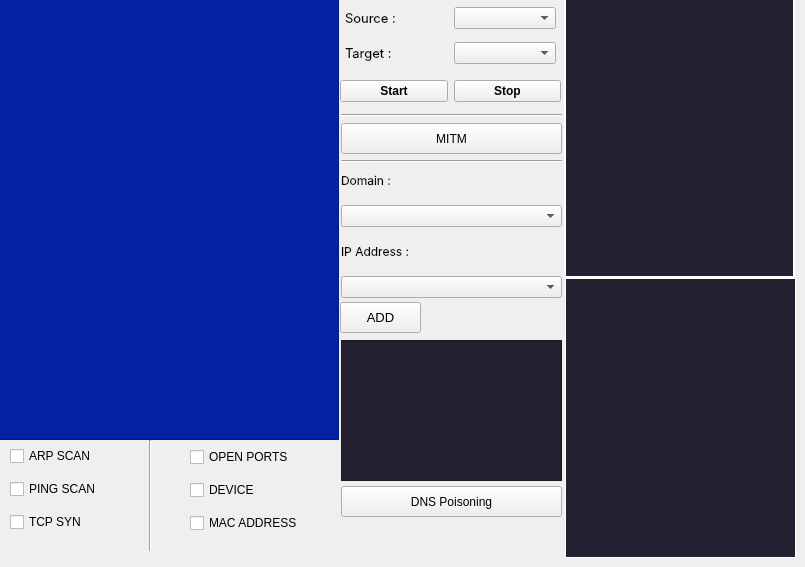
    <widget class="QWidget" name="Lowkey_tab">
     <attribute name="title">
      <string>Lowkey</string>
     </attribute>
     <widget class="QTextEdit" name="Lowkey_mainMonitor_button">
      <property name="geometry">
       <rect>
        <x>-2</x>
        <y>-1</y>
        <width>341</width>
        <height>441</height>
       </rect>
      </property>
      <property name="styleSheet">
       <string notr="true">background-color: #0323a3;</string>
      </property>
      <property name="html">
       <string>&lt;!DOCTYPE HTML PUBLIC &quot;-//W3C//DTD HTML 4.0//EN&quot; &quot;http://www.w3.org/TR/REC-html40/strict.dtd&quot;&gt;
&lt;html&gt;&lt;head&gt;&lt;meta name=&quot;qrichtext&quot; content=&quot;1&quot; /&gt;&lt;style type=&quot;text/css&quot;&gt;
p, li { white-space: pre-wrap; }
&lt;/style&gt;&lt;/head&gt;&lt;body style=&quot; font-family:'DejaVu Sans Mono'; font-size:8pt; font-weight:400; font-style:normal;&quot;&gt;
&lt;p style=&quot; margin-top:0px; margin-bottom:0px; margin-left:0px; margin-right:0px; -qt-block-indent:0; text-indent:0px;&quot;&gt;&lt;span style=&quot; font-size:6pt;&quot;&gt;&lt;br /&gt;&lt;/span&gt;&lt;/p&gt;&lt;/body&gt;&lt;/html&gt;</string>
      </property>
     </widget>
     <widget class="Line" name="line">
      <property name="geometry">
       <rect>
        <x>140</x>
        <y>440</y>
        <width>20</width>
        <height>111</height>
       </rect>
      </property>
      <property name="orientation">
       <enum>Qt::Vertical</enum>
      </property>
     </widget>
     <widget class="QTextEdit" name="Lowkey_MITM_screen_textedit">
      <property name="geometry">
       <rect>
        <x>564</x>
        <y>-2</y>
        <width>231</width>
        <height>280</height>
       </rect>
      </property>
      <property name="font">
       <font>
        <family>Inter</family>
        <pointsize>8</pointsize>
        <weight>50</weight>
        <bold>false</bold>
        <kerning>true</kerning>
       </font>
      </property>
      <property name="styleSheet">
       <string notr="true">background-color: rgb(36, 31, 49);
color: rgb(255, 255, 255);</string>
      </property>
      <property name="frameShape">
       <enum>QFrame::Box</enum>
      </property>
      <property name="frameShadow">
       <enum>QFrame::Plain</enum>
      </property>
      <property name="lineWidth">
       <number>2</number>
      </property>
      <property name="html">
       <string>&lt;!DOCTYPE HTML PUBLIC &quot;-//W3C//DTD HTML 4.0//EN&quot; &quot;http://www.w3.org/TR/REC-html40/strict.dtd&quot;&gt;
&lt;html&gt;&lt;head&gt;&lt;meta name=&quot;qrichtext&quot; content=&quot;1&quot; /&gt;&lt;style type=&quot;text/css&quot;&gt;
p, li { white-space: pre-wrap; }
&lt;/style&gt;&lt;/head&gt;&lt;body style=&quot; font-family:'Inter','DejaVu Sans Mono'; font-size:8pt; font-weight:400; font-style:normal;&quot;&gt;
&lt;p style=&quot;-qt-paragraph-type:empty; margin-top:0px; margin-bottom:0px; margin-left:0px; margin-right:0px; -qt-block-indent:0; text-indent:0px; font-family:'Inter';&quot;&gt;&lt;br /&gt;&lt;/p&gt;&lt;/body&gt;&lt;/html&gt;</string>
      </property>
     </widget>
     <widget class="Line" name="line_2">
      <property name="geometry">
       <rect>
        <x>341</x>
        <y>105</y>
        <width>221</width>
        <height>20</height>
       </rect>
      </property>
      <property name="orientation">
       <enum>Qt::Horizontal</enum>
      </property>
     </widget>
     <widget class="QPushButton" name="Lowkety_MITM_Button">
      <property name="geometry">
       <rect>
        <x>341</x>
        <y>123</y>
        <width>221</width>
        <height>31</height>
       </rect>
      </property>
      <property name="font">
       <font>
        <family>Arimo</family>
        <pointsize>9</pointsize>
        <weight>50</weight>
        <bold>false</bold>
        <kerning>true</kerning>
       </font>
      </property>
      <property name="text">
       <string>MITM</string>
      </property>
     </widget>
     <widget class="Line" name="line_3">
      <property name="geometry">
       <rect>
        <x>341</x>
        <y>151</y>
        <width>221</width>
        <height>20</height>
       </rect>
      </property>
      <property name="orientation">
       <enum>Qt::Horizontal</enum>
      </property>
     </widget>
     <widget class="QPushButton" name="Lowkey_Add_button">
      <property name="geometry">
       <rect>
        <x>340</x>
        <y>302</y>
        <width>81</width>
        <height>31</height>
       </rect>
      </property>
      <property name="font">
       <font>
        <family>Arimo</family>
        <pointsize>10</pointsize>
        <weight>50</weight>
        <bold>false</bold>
        <kerning>true</kerning>
       </font>
      </property>
      <property name="text">
       <string>ADD</string>
      </property>
     </widget>
     <widget class="QPushButton" name="Lowkey_DnsSpoofing_button">
      <property name="geometry">
       <rect>
        <x>341</x>
        <y>486</y>
        <width>221</width>
        <height>31</height>
       </rect>
      </property>
      <property name="font">
       <font>
        <family>Arimo</family>
        <pointsize>9</pointsize>
        <weight>50</weight>
        <bold>false</bold>
        <kerning>true</kerning>
       </font>
      </property>
      <property name="text">
       <string>DNS Poisoning</string>
      </property>
     </widget>
     <widget class="QWidget" name="layoutWidget">
      <property name="geometry">
       <rect>
        <x>190</x>
        <y>440</y>
        <width>111</width>
        <height>101</height>
       </rect>
      </property>
      <layout class="QVBoxLayout" name="verticalLayout">
       <item>
        <widget class="QCheckBox" name="Lowkey_openports_checkbox">
         <property name="styleSheet">
          <string notr="true">font: 300 8pt &quot;Inter&quot;;</string>
         </property>
         <property name="text">
          <string>OPEN PORTS</string>
         </property>
        </widget>
       </item>
       <item>
        <widget class="QCheckBox" name="checkBox_5">
         <property name="styleSheet">
          <string notr="true">font: 300 8pt &quot;Inter&quot;;</string>
         </property>
         <property name="text">
          <string>DEVICE</string>
         </property>
        </widget>
       </item>
       <item>
        <widget class="QCheckBox" name="Lowkey_Mac_Address_Checkbox">
         <property name="styleSheet">
          <string notr="true">font: 300 8pt &quot;Inter&quot;;</string>
         </property>
         <property name="text">
          <string>MAC ADDRESS</string>
         </property>
        </widget>
       </item>
      </layout>
     </widget>
     <widget class="QWidget" name="layoutWidget">
      <property name="geometry">
       <rect>
        <x>10</x>
        <y>439</y>
        <width>93</width>
        <height>101</height>
       </rect>
      </property>
      <layout class="QVBoxLayout" name="verticalLayout_2">
       <item>
        <widget class="QCheckBox" name="Lowkey_ARP_Checkbox">
         <property name="styleSheet">
          <string notr="true">font: 300 8pt &quot;Inter&quot;;</string>
         </property>
         <property name="text">
          <string>ARP SCAN</string>
         </property>
        </widget>
       </item>
       <item>
        <widget class="QCheckBox" name="Lowkey_PingScan_Chackbox">
         <property name="styleSheet">
          <string notr="true">font: 300 8pt &quot;Inter&quot;;</string>
         </property>
         <property name="text">
          <string>PING SCAN</string>
         </property>
        </widget>
       </item>
       <item>
        <widget class="QCheckBox" name="Lowkey_TCP_Chackbox">
         <property name="styleSheet">
          <string notr="true">font: 300 8pt &quot;Inter&quot;;</string>
         </property>
         <property name="text">
          <string>TCP SYN</string>
         </property>
        </widget>
       </item>
      </layout>
     </widget>
     <widget class="QWidget" name="layoutWidget">
      <property name="geometry">
       <rect>
        <x>340</x>
        <y>72</y>
        <width>221</width>
        <height>38</height>
       </rect>
      </property>
      <layout class="QHBoxLayout" name="horizontalLayout_2">
       <item>
        <widget class="QPushButton" name="Lowkey_Stopbutton">
         <property name="font">
          <font>
           <family>Arimo</family>
           <pointsize>9</pointsize>
           <weight>75</weight>
           <bold>true</bold>
           <kerning>true</kerning>
          </font>
         </property>
         <property name="text">
          <string>Start</string>
         </property>
        </widget>
       </item>
       <item>
        <widget class="QPushButton" name="Lowkey_Start_button">
         <property name="font">
          <font>
           <family>Arimo</family>
           <pointsize>9</pointsize>
           <weight>75</weight>
           <bold>true</bold>
           <kerning>true</kerning>
          </font>
         </property>
         <property name="text">
          <string>Stop</string>
         </property>
        </widget>
       </item>
      </layout>
     </widget>
     <widget class="QWidget" name="layoutWidget">
      <property name="geometry">
       <rect>
        <x>345</x>
        <y>0</y>
        <width>211</width>
        <height>71</height>
       </rect>
      </property>
      <layout class="QGridLayout" name="gridLayout_2">
       <item row="1" column="0">
        <widget class="QLabel" name="Lowkey_Source_IP_Label">
         <property name="font">
          <font>
           <family>Inter</family>
           <pointsize>10</pointsize>
           <weight>50</weight>
           <bold>false</bold>
           <kerning>true</kerning>
          </font>
         </property>
         <property name="styleSheet">
          <string notr="true">color: rgb(0, 0, 0);</string>
         </property>
         <property name="text">
          <string>Source : </string>
         </property>
        </widget>
       </item>
       <item row="2" column="0">
        <widget class="QLabel" name="Lowkey_Target_IP_Label">
         <property name="font">
          <font>
           <family>Inter</family>
           <pointsize>10</pointsize>
           <weight>50</weight>
           <bold>false</bold>
           <kerning>true</kerning>
          </font>
         </property>
         <property name="styleSheet">
          <string notr="true">color: rgb(0, 0, 0);</string>
         </property>
         <property name="text">
          <string>Target :</string>
         </property>
        </widget>
       </item>
       <item row="2" column="1">
        <widget class="QComboBox" name="Lowkey_Target_IP_Combobox"/>
       </item>
       <item row="1" column="1">
        <widget class="QComboBox" name="Lowkey_Source_IP_Combobox"/>
       </item>
      </layout>
     </widget>
     <widget class="QWidget" name="layoutWidget">
      <property name="geometry">
       <rect>
        <x>341</x>
        <y>162</y>
        <width>221</width>
        <height>136</height>
       </rect>
      </property>
      <layout class="QVBoxLayout" name="verticalLayout_3">
       <item>
        <widget class="QLabel" name="lowkey_Domain_Label">
         <property name="font">
          <font>
           <family>Inter</family>
           <pointsize>9</pointsize>
           <weight>50</weight>
           <bold>false</bold>
           <kerning>true</kerning>
          </font>
         </property>
         <property name="styleSheet">
          <string notr="true">color: rgb(0, 0, 0);</string>
         </property>
         <property name="text">
          <string>Domain :</string>
         </property>
        </widget>
       </item>
       <item>
        <widget class="QComboBox" name="lowkey_Domain_Dialogbox"/>
       </item>
       <item>
        <widget class="QLabel" name="lowkey_IPAddress_label">
         <property name="font">
          <font>
           <family>Inter</family>
           <pointsize>9</pointsize>
           <weight>50</weight>
           <bold>false</bold>
           <kerning>true</kerning>
          </font>
         </property>
         <property name="styleSheet">
          <string notr="true">color: rgb(0, 0, 0);</string>
         </property>
         <property name="text">
          <string>IP Address : </string>
         </property>
        </widget>
       </item>
       <item>
        <widget class="QComboBox" name="lowkey_IPaddress_Dialog_box"/>
       </item>
      </layout>
     </widget>
     <widget class="QTextEdit" name="Lowkey_DNS_spoofing_screen_textedit">
      <property name="geometry">
       <rect>
        <x>565</x>
        <y>278</y>
        <width>231</width>
        <height>280</height>
       </rect>
      </property>
      <property name="font">
       <font>
        <family>Inter</family>
        <pointsize>8</pointsize>
        <weight>50</weight>
        <bold>false</bold>
        <kerning>true</kerning>
       </font>
      </property>
      <property name="styleSheet">
       <string notr="true">background-color: rgb(36, 31, 49);
color: rgb(255, 255, 255);</string>
      </property>
      <property name="frameShape">
       <enum>QFrame::Box</enum>
      </property>
      <property name="frameShadow">
       <enum>QFrame::Plain</enum>
      </property>
      <property name="lineWidth">
       <number>1</number>
      </property>
      <property name="html">
       <string>&lt;!DOCTYPE HTML PUBLIC &quot;-//W3C//DTD HTML 4.0//EN&quot; &quot;http://www.w3.org/TR/REC-html40/strict.dtd&quot;&gt;
&lt;html&gt;&lt;head&gt;&lt;meta name=&quot;qrichtext&quot; content=&quot;1&quot; /&gt;&lt;style type=&quot;text/css&quot;&gt;
p, li { white-space: pre-wrap; }
&lt;/style&gt;&lt;/head&gt;&lt;body style=&quot; font-family:'Inter','DejaVu Sans Mono'; font-size:8pt; font-weight:400; font-style:normal;&quot;&gt;
&lt;p style=&quot;-qt-paragraph-type:empty; margin-top:0px; margin-bottom:0px; margin-left:0px; margin-right:0px; -qt-block-indent:0; text-indent:0px;&quot;&gt;&lt;br /&gt;&lt;/p&gt;&lt;/body&gt;&lt;/html&gt;</string>
      </property>
     </widget>
     <widget class="QTextEdit" name="Lowkey_DNS_ip2domain_screen_textedit">
      <property name="geometry">
       <rect>
        <x>341</x>
        <y>340</y>
        <width>221</width>
        <height>141</height>
       </rect>
      </property>
      <property name="font">
       <font>
        <family>Inter</family>
        <pointsize>8</pointsize>
        <weight>50</weight>
        <bold>false</bold>
        <kerning>true</kerning>
       </font>
      </property>
      <property name="styleSheet">
       <string notr="true">background-color: rgb(36, 31, 49);
color: rgb(255, 255, 255);</string>
      </property>
      <property name="html">
       <string>&lt;!DOCTYPE HTML PUBLIC &quot;-//W3C//DTD HTML 4.0//EN&quot; &quot;http://www.w3.org/TR/REC-html40/strict.dtd&quot;&gt;
&lt;html&gt;&lt;head&gt;&lt;meta name=&quot;qrichtext&quot; content=&quot;1&quot; /&gt;&lt;style type=&quot;text/css&quot;&gt;
p, li { white-space: pre-wrap; }
&lt;/style&gt;&lt;/head&gt;&lt;body style=&quot; font-family:'Inter','DejaVu Sans Mono'; font-size:8pt; font-weight:400; font-style:normal;&quot;&gt;
&lt;p style=&quot;-qt-paragraph-type:empty; margin-top:0px; margin-bottom:0px; margin-left:0px; margin-right:0px; -qt-block-indent:0; text-indent:0px;&quot;&gt;&lt;br /&gt;&lt;/p&gt;&lt;/body&gt;&lt;/html&gt;</string>
      </property>
     </widget>
    </widget>
